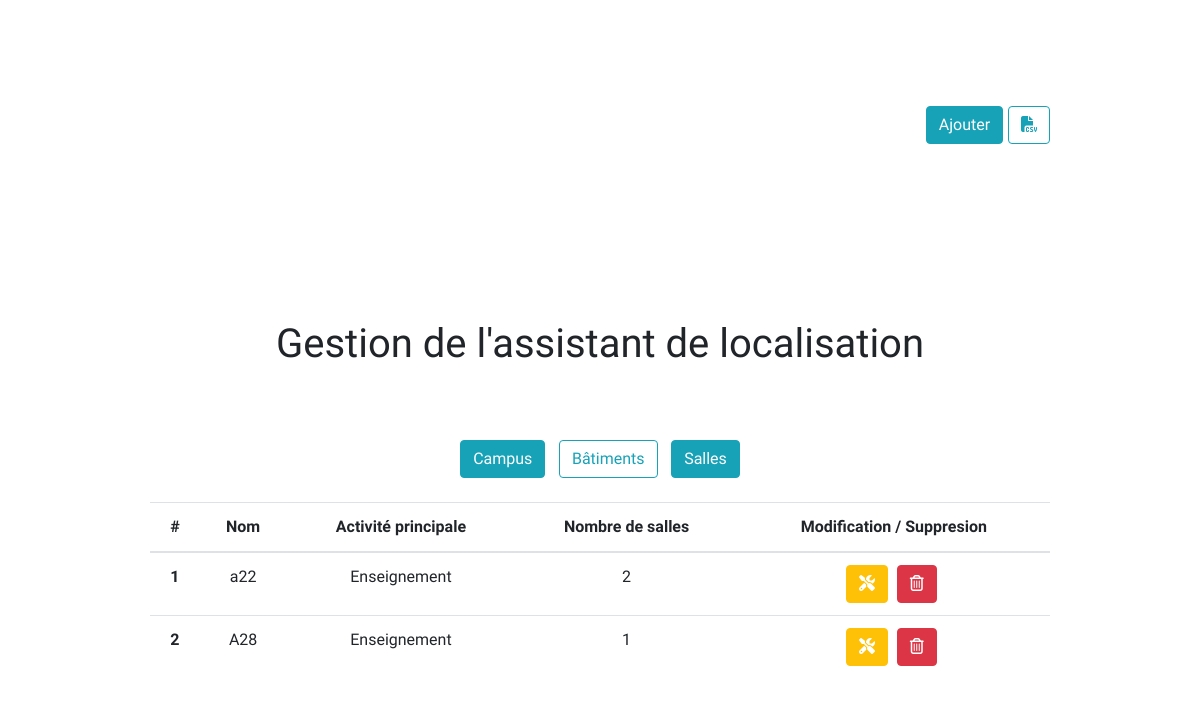
Before: / with the older database file.
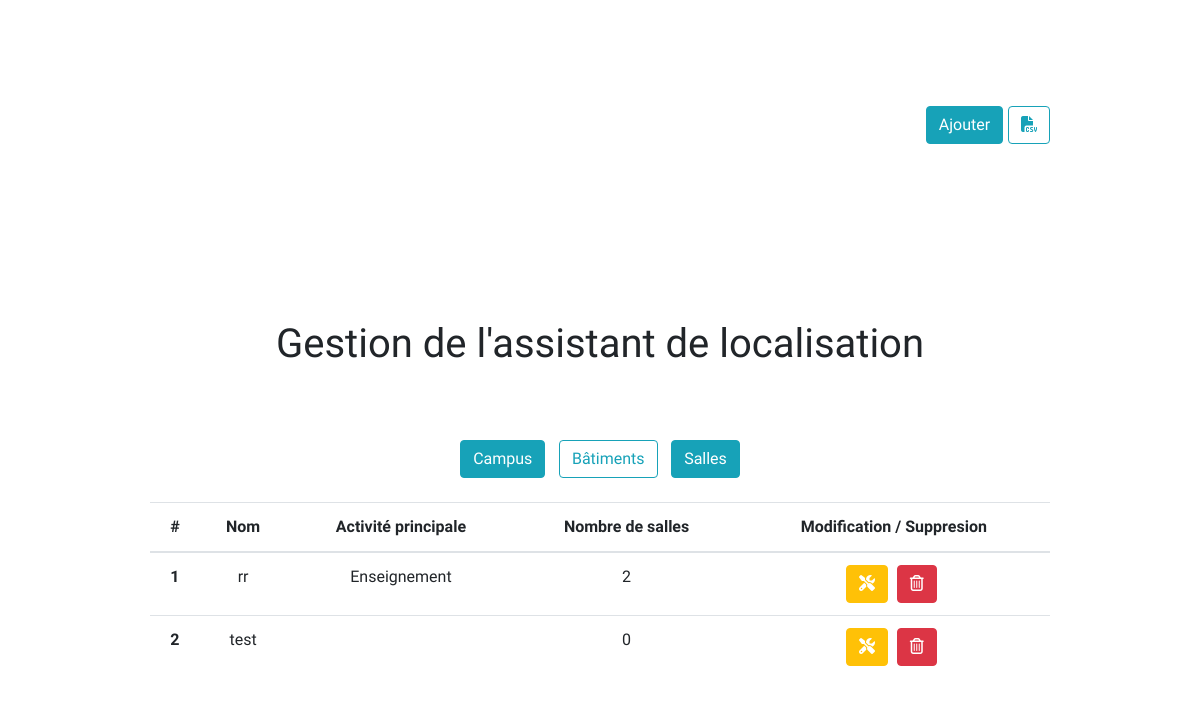
After: the same page with the newer database file.
### localisation/models.py (models this page shows)
class Building(models.Model):
    name = models.CharField(max_length = 255)
    main_activity = models.CharField(max_length = 255, default= "")
    address = models.CharField(max_length = 500, default= "")
    coordinates =  models.CharField(max_length = 500, default= "")
    id_campus = models.ForeignKey('Campus' ,on_delete=models.CASCADE, default=DEFAULT_ID)
    class Meta:
        db_table = 'Building'

### managementTool/views.py (the view)
# urls.py: path('' , views.index , name = 'index'),
def index(request):
    return render(request , 'index.html', displayInformations())

### managementTool/views.py (called while the page is built)
def displayInformations():
    buildings = Building.objects.all();
    for b in buildings :
        b.number = Room.objects.filter(id_building = b.id).count()
    campus =  Campus.objects.all();
    for c in campus :
        c.number = Building.objects.filter(id_campus = c.id).count()
    rooms = Room.objects.all();
    return {'buildings' : buildings, 'campus' : campus, 'rooms' : rooms}

### managementTool/templates/index.html (shortened to what this page needs)
{% extends 'layout.html' %}
{% block body %}
    <div class="content">
        <div class="add component">
            <button type="button" class="btn btn-info" onclick="popup()">Ajouter</button>
            <a href="/exportCSV" class="btn btn-outline-info file" ><i class="fas fa-file-csv"></i></a>
        </div>
        <div class="title">
            <h1>Gestion de l'assistant de localisation</h1>
        </div>
        <div class="component buttons">
          <button type="button" class="btn btn-info button-campus" onclick="displayTable('campus')">Campus</button>
          <button type="button" class="btn btn-outline-info button-building" onclick="displayTable('building')">Bâtiments</button>
          <button type="button" class="btn btn-info button-room" onclick="displayTable('room')">Salles</button>
        </div>
        <div class="display component">
          <table class="table building show">
              <thead>
                  <tr>
                      <th scope="col">#</th>
                      <th scope="col">Nom</th>
                      <th scope="col">Activité principale</th>
                      <th scope="col">Nombre de salles</th>
                      <th scope="col">Modification / Suppresion</th>
                  </tr>
              </thead>
              <tbody>
                {% for b in buildings %}
                <tr class="{{b.id}}">
                    <th scope="row">{{forloop.counter}}</th>
                    <td>{{b.name}}</td>
                    <td>{{b.main_activity}}</td>
                    <td>{{b.number}}</td>
                    <td>
                        <a href="{% url 'edit_building' b.id %}" class="btn btn-warning"><i class="fas fa-tools"></i></a>
                        <button type="submit" class="btn btn-danger" onclick="delete_item({{b.id}})"><i class="far fa-trash-alt"></i></button>
                    </td>
                </tr>
                {% endfor %}
              </tbody>
          </table>
        </div>
    </div>
{% endblock %}

### managementTool/templates/layout.html (shortened to what this page needs)
{% load static %}
<!DOCTYPE html>
<html lang="en">
<head>
    <link rel="stylesheet" href="{% static 'css/style.css' %}">
    <link rel="stylesheet" href="https://stackpath.bootstrapcdn.com/bootstrap/4.4.1/css/bootstrap.min.css">
</head>
<body>
  {% block body%}
  {% endblock body%}
</body>
</html>

### managementTool/static/css/style.css (style rules this page uses)
* { font-family: 'Quicksand', sans-serif; }
.content { height: 100vh; text-align: center; display: flex; align-items: center; justify-content: center; flex-direction: column; }
.component { width: 75vw; }
.add { display: flex; justify-content: flex-end; }
.component button { margin-left: 0.4vw; margin-right: 0.4vw; }
.title { display: flex; align-items: center; margin-top: 22vh; }
.display i { color: white; }
.file i { color: #17a2b8; }
.buttons { margin-bottom: 3vh; margin-top: 8vh; }
.show { display : table; }

Changed rows visible on the page:
removed Building: name "a22", main_activity "Enseignement", number "2"
removed Building: name "A28", main_activity "Enseignement", number "1"
added Building: name "rr", main_activity "Enseignement", number "2"
added Building: name "test", number "0"
